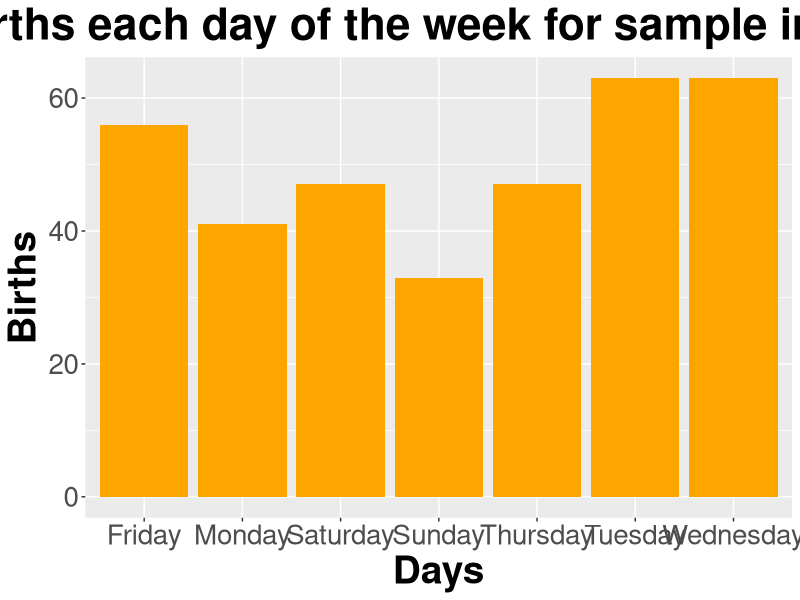
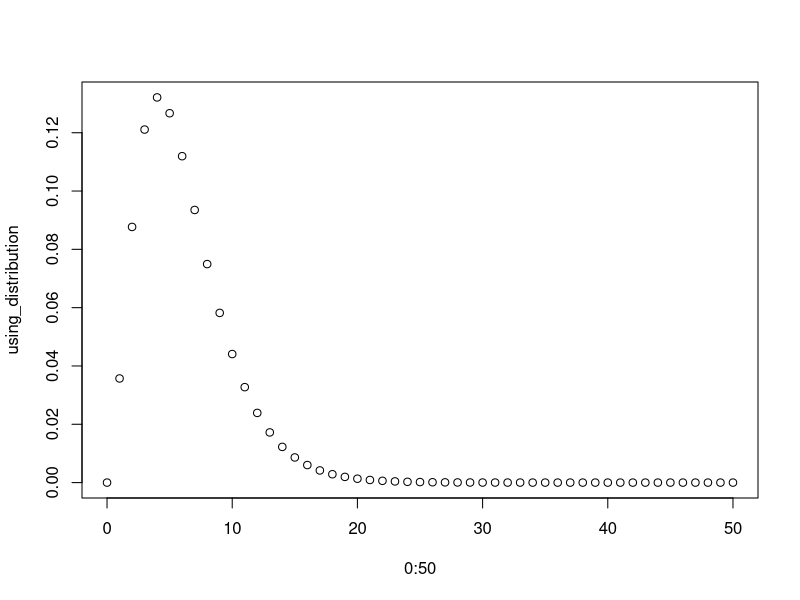
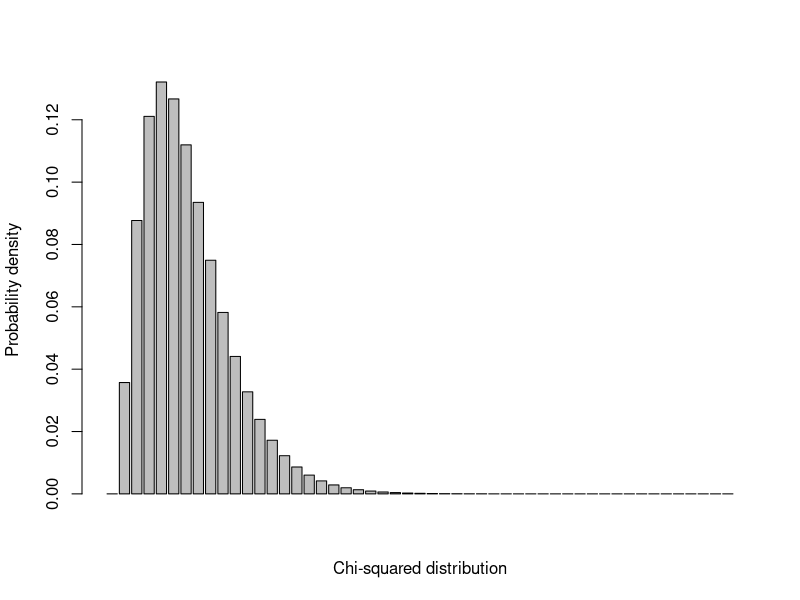

Recreate these plots in R, in order.
#graphs and tables from Beyond the Binomial lecture
#
days_of_week_births <- data.frame(Days = c("Sunday", "Monday", "Tuesday", 
                                           "Wednesday", "Thursday", "Friday", 
                                           "Saturday"), Births = 
                                    c(33,41,63,63,47,56,47))

require(ggplot2)
ggplot(days_of_week_births, aes_string(x= "Days", y = "Births")) +
  geom_col(fill = "orange") +
  ggtitle("Births each day of the week for sample in 1999") +
  theme(axis.title.x = element_text(face="bold", size=28), 
        axis.title.y = element_text(face="bold", size=28), 
        axis.text.y  = element_text(size=20),
        axis.text.x  = element_text(size=20), 
        legend.text =element_text(size=20),
        legend.title = element_text(size=20, face="bold"),
        plot.title = element_text(hjust = 0.5, face="bold", size=32))

#using the chisq distribution####
using_distribution = dchisq(0:50,6, 1/7)
using_distribution
sum(using_distribution)
Number_righthanded = c(0:50)
pdf = data.frame(Number_righthanded, using_distribution)
plot(0:50, using_distribution)
#for all plots, R takes a best guess at the best type of plot; you can also
#direct it with the type command.  ?plot for more info
barplot(using_distribution,
        xlab = "Chi-squared distribution", ylab = "Probability density" )





